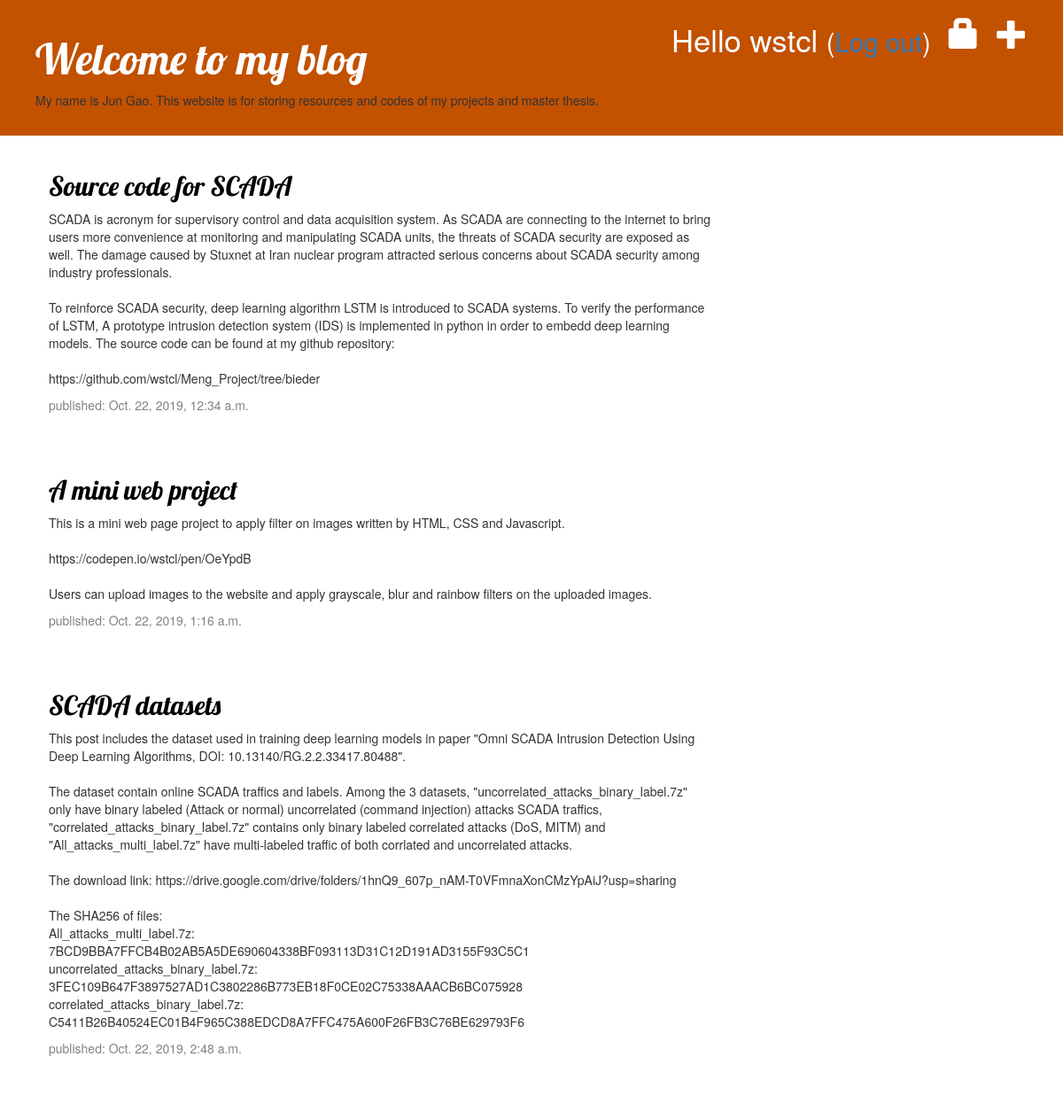
The app's page / (signed in) with its own data.
### blog/models.py (models this page shows, shortened)
class Post(models.Model):
    author = models.ForeignKey(settings.AUTH_USER_MODEL, on_delete=models.CASCADE)
    title = models.CharField(max_length=200)
    text = models.TextField()
    created_date = models.DateTimeField(default=timezone.now)
    published_date = models.DateTimeField(blank=True, null=True)

### blog/views.py (the view)
# urls.py: path('', views.post_list,name='post_list'),
def post_list(request):
    posts = Post.objects.filter(published_date__lte=timezone.now()).order_by('published_date')
    return render(request,'blog/post_list.html',{'posts': posts})

### blog/templates/blog/post_list.html
{% extends 'blog/base.html' %}
{% block content %}
{% for post in posts %}
    <div class="post">
        <h2><a href="{% url 'post_detail' pk=post.pk %}">{{ post.title }}</a></h2>
        <p>{{ post.text|linebreaksbr }}</p>
        <div class="date">
            <p>published: {{ post.published_date }}</p>
        </div>
    </div>
 {% endfor %}
{%endblock%}

### blog/templates/blog/base.html (shortened to what this page needs)
{% load static %}
<html>
    <head>
        <link rel="stylesheet" href="//maxcdn.bootstrapcdn.com/bootstrap/3.2.0/css/bootstrap.min.css">
        <link rel="stylesheet" href="//maxcdn.bootstrapcdn.com/bootstrap/3.2.0/css/bootstrap-theme.min.css">
        <link rel="stylesheet" href="{% static 'css/blog.css' %}">
    </head>
    <body>
    <div class="page-header">
        {% if user.is_authenticated %}
            <a href="{% url 'post_new' %}" class="top-menu"><span class="glyphicon glyphicon-plus"></span></a>
            <a href="{% url 'login' %}" class="top-menu"><span class="glyphicon glyphicon-lock"></span></a>
            <p class="top-menu">Hello {{ user.username }} <small>(<a href="{% url 'logout' %}">Log out</a>)</small></p>
        {% else %}
            <a href="{% url 'login' %}" class="top-menu"><span class="glyphicon glyphicon-lock"></span></a>
        {% endif %}
        <h1><a href="/">Welcome to my blog</a></h1>
        <p>My name is Jun Gao. This website is for storing resources and codes of my projects and master thesis.</p>
    </div>
    <div class="content container">
        <div class="row">
            <div class="col-md-8">
            {% block content %}
            {% endblock %}
            </div>
        </div>
    </div>
</body>
</html>

### blog/static/css/blog.css (style rules this page uses)
.page-header { background-color: #C25100; margin-top: 0; padding: 20px 20px 20px 40px; }
.page-header h1, .page-header h1 a, .page-header h1 a:visited, .page-header h1 a:active { color: #ffffff; font-size: 36pt; text-decoration: none; }
.content { margin-left: 40px; }
h1, h2, h3, h4 { font-family: 'Lobster', cursive; }
.date { color: #828282; }
.top-menu, .top-menu:hover, .top-menu:visited { color: #ffffff; float: right; font-size: 26pt; margin-right: 20px; }
.post { margin-bottom: 70px; }
.post h2 a, .post h2 a:visited { color: #000000; }

### records on screen
Post: title "Source code for SCADA", text "SCADA is acronym for supervisory control and data acquisition system. As SCADA are connecting to the internet to bring users more convenience at monitoring and manipulating SCADA units, the threats of SCADA security are exposed as well. The damage caused by Stuxnet at Iran nuclear program attracted serious concerns about SCADA security among industry professionals. To reinforce SCADA security, deep learning algorithm LSTM is introduced to SCADA systems. To verify the performance of LSTM, A prototype intrusion detection system (IDS) is implemented in python in order to embedd deep learning models. The source code can be found at my github repository:…", published_date "Oct. 22, 2019, 12:34 a.m."
Post: title "A mini web project", text "This is a mini web page project to apply filter on images written by HTML, CSS and Javascript. https://codepen.io/wstcl/pen/OeYpdB Users can upload images to the website and apply grayscale, blur and rainbow filters on the uploaded images.", published_date "Oct. 22, 2019, 1:16 a.m."
Post: title "SCADA datasets", text "This post includes the dataset used in training deep learning models in paper \"Omni SCADA Intrusion Detection Using Deep Learning Algorithms, DOI: 10.13140/RG.2.2.33417.80488\". The dataset contain online SCADA traffics and labels. Among the 3 datasets, \"uncorrelated_attacks_binary_label.7z\" only have binary labeled (Attack or normal) uncorrelated (command injection) attacks SCADA traffics, \"correlated_attacks_binary_label.7z\" contains only binary labeled correlated attacks (DoS, MITM) and \"All_attacks_multi_label.7z\" have multi-labeled traffic of both corrlated and uncorrelated attacks. The download link: https://drive.google.com/drive/folders/1hnQ9_607p_nAM-T0VFmnaXonCMzYpAiJ?usp=sharing…", published_date "Oct. 22, 2019, 2:48 a.m."

### other values on screen
{{ user.username }} "wstcl"
